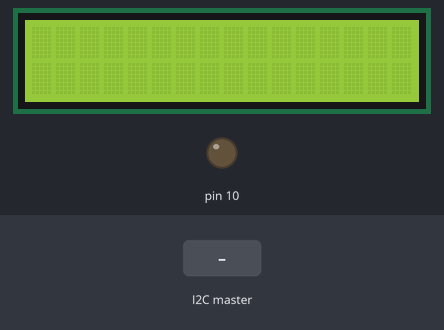
This sketch was run on a simulated Arduino Uno, built with avr-gcc and run on an emulated ATmega328P. Parts: 16×2 character LCD, output pins drawn as LEDs (lit = HIGH). Inputs (shaded band) come from the test bench. What the sketch prints to the serial monitor is not drawn.

Above: at 1.2 s.
1.3 s: the I2C master sends the byte 1
At 2.5 s:
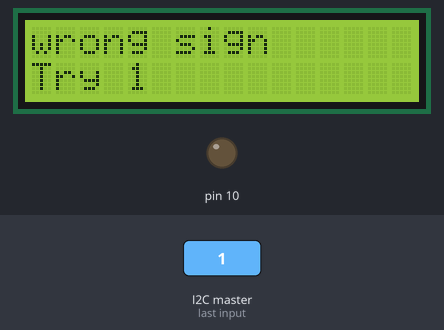
2.8 s: the I2C master sends the byte 2
At 3.6 s:
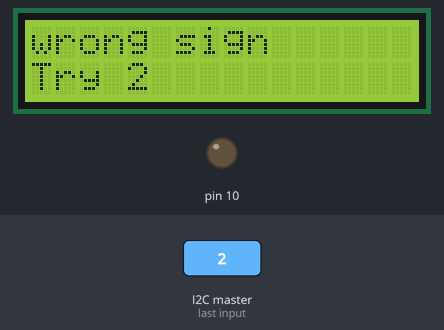
4.3 s: the I2C master sends the byte 90
At 4.9 s:
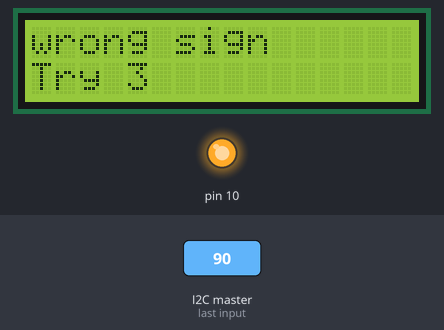
Timing chart, 0 to 7.3 s (numbered marks = the images above; inputs shaded):
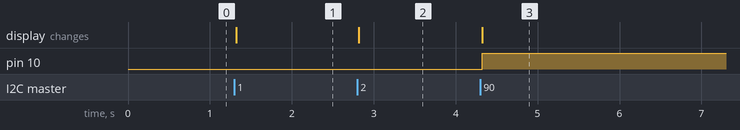

The sketch:

Receiver_Code.ino
```cpp
#include <Wire.h>

#include <LiquidCrystal.h>
LiquidCrystal lcd(12, 11, 5, 4, 3, 2);
int a=100,b=1,c=0,d=0;
int p,q,count = 0;
int detect();
void setup()
{
 Wire.begin(9);
 lcd.begin(16, 2);
 Serial.begin(9600);
 Wire.onReceive(receiveEvent);
 pinMode(10,OUTPUT);
 digitalWrite(10,LOW);
}
void receiveEvent(int bytes) {
  p = Wire.read();    // read one character from the I2C
  q = Wire.read();    // read one character from the I2C
}
void loop()
{
  Serial.print(p);
  Serial.print(" ");
  Serial.println(q);

  if(digitalRead(10)!=HIGH){
  	detect();
  }
  }
int detect(){
  if((p!=0) && (p!=c)){
    lcd.clear();
    lcd.setCursor(0,0);
  if((a==p && b==q) && (p!=0)){

    lcd.print("Authenticated");
    count = 0;
  }
  else{
    lcd.print("wrong sign");
    lcd.setCursor(0,1);
    count += 1;
    lcd.print("Try");
    lcd.setCursor(4,1);
    lcd.print(count);
    if(count == 3)
      digitalWrite(10,HIGH);
 }
 c = p;
 return 0;
}
}
```

Measured:
- after the input at 1.3 s, the display: changes at once (image 1)
- after the input at 2.8 s, the display: changes at once (image 2)
- after the input at 4.3 s, pin 10: LOW → HIGH at once; the display: changes at once (image 3)
